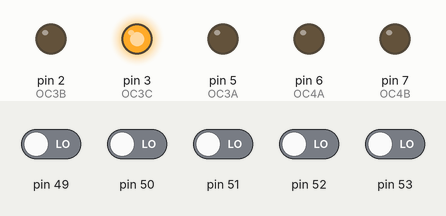
Simulated run of this sketch. Board: Arduino Mega 2560, built with avr-gcc and run on an emulated ATmega2560. Parts: output pins drawn as LEDs (lit = HIGH). The inputs (shaded band) are chosen by the test bench; at power-on: pin 49–53 LOW. What the sketch prints to the serial monitor is not drawn.

Above: at 0.05 s.
At 7.45 s:
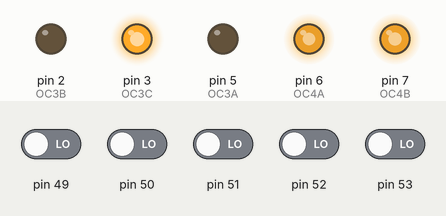
At 9.25 s:
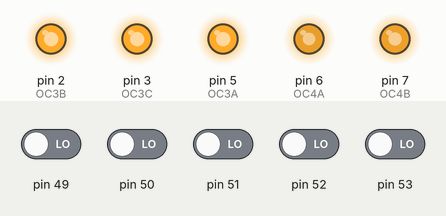
At 11.15 s:
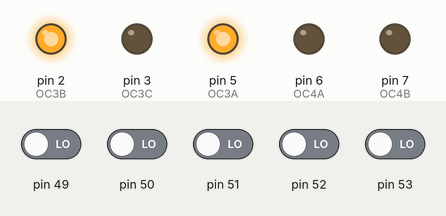
At 14.95 s:
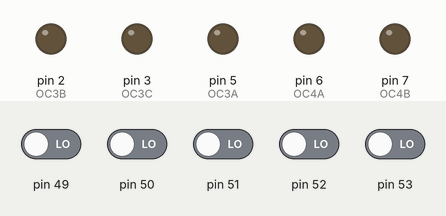
Timing chart, 0 to 19.5 s (numbered marks = the images above):
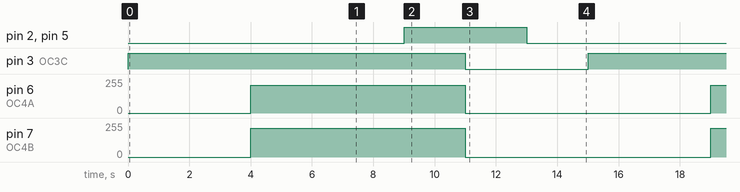

Measured:
- by itself, pin 2 (OC3B), pin 5 (OC3A): alternates HIGH for 4.0 s and LOW for 11.0 s
- by itself, pin 3 (OC3C): alternates HIGH for 11.0 s and LOW for 4.0 s
- by itself, pin 6 (OC4A): alternates 208/255 for 7.0 s and 0/255 for 8.0 s
- by itself, pin 7 (OC4B): alternates 217/255 for 7.0 s and 0/255 for 8.0 s

The sketch:

OnOffControl.ino
```cpp
int prescaler = 256; // Set this to match whatever prescaler value you set in CS registers below

// Initialize values for the PWM duty cycle set by pots
float potDC1 = 0;
float potDC2 = 0;
float potDC3 = 0;
float potDC4 = 0;
float potDC5 = 0;
int max = 100;
int delay_1 = 2000;

// Pin mapping (Arduino MEGA 2560):
// Timer3: OC3A=5, OC3B=2, OC3C=3
// Timer4: OC4A=6, OC4B=7
// Manual switches (digital): 49, 50, 51, 52, 53
// Pots (analog): A1-A5
// Pressure sensors (analog): A8-A12

void setup() {

  Serial.begin(9600);

  // Input pins for valve switches
  pinMode(49, INPUT);
  pinMode(50, INPUT);
  pinMode(51, INPUT);
  pinMode(52, INPUT);
  pinMode(53, INPUT);

  // Output pins for valve PWM
  pinMode(5, OUTPUT);  //OC3A
  pinMode(2, OUTPUT);  //OC3B
  pinMode(3, OUTPUT);  //OC3C
  pinMode(6, OUTPUT);  //OC4A
  pinMode(7, OUTPUT);  //OC4B

  int eightOnes = 255;  // 11111111 in binary

  // Set the eight bits in TCCR registers to 0
  TCCR3A &= ~eightOnes;
  TCCR3B &= ~eightOnes;
  TCCR4A &= ~eightOnes;
  TCCR4B &= ~eightOnes;

  // Set timer for phase and frequency-correct PWM with non-inverting output, prescaler = 256
  TCCR3A = _BV(COM3A1) | _BV(COM3B1) | _BV(COM3C1);
  TCCR3B = _BV(WGM33) | _BV(CS32);
  TCCR4A = _BV(COM4A1) | _BV(COM4B1);
  TCCR4B = _BV(WGM43) | _BV(CS42);
}

void pPWM(float pwmFreq, float pwmDC1, float pwmDC2, float pwmDC3, float pwmDC4, float pwmDC5) {

  // Set PWM frequency by adjusting ICR (top of triangle waveform)
  ICR3 = F_CPU / (prescaler * pwmFreq * 2);
  ICR4 = F_CPU / (prescaler * pwmFreq * 2);

  // Set duty cycles
  OCR3A = (ICR3 * (pwmDC1 * 0.01));
  OCR3B = (ICR3 * (pwmDC2 * 0.01));
  OCR3C = (ICR3 * (pwmDC3 * 0.01));
  OCR4A = (ICR4 * (pwmDC4 * 0.01));
  OCR4B = (ICR4 * (pwmDC5 * 0.01));
}

void loop() {

  potDC1 = 0;
  potDC2 = 0;
  potDC3 = 0;
  potDC4 = 0;
  potDC5 = 0;

  float potPWMfreq = 100.0;

  // If statements for manual switch override
  // Scale pot values to 0-100 range for use as PWM duty cycle percentage
  if (digitalRead(49) == HIGH) { potDC1 = analogRead(A1) * 100.0 / 1024.0; }
  if (digitalRead(50) == HIGH) { potDC2 = analogRead(A2) * 100.0 / 1024.0; }
  if (digitalRead(51) == HIGH) { potDC3 = analogRead(A3) * 100.0 / 1024.0; }
  if (digitalRead(52) == HIGH) { potDC4 = analogRead(A4) * 100.0 / 1024.0; }
  if (digitalRead(53) == HIGH) { potDC5 = analogRead(A5) * 100.0 / 1024.0; }

  // Print manual inputs
  Serial.print(potDC1);
  Serial.print("\n");
  Serial.print(potDC2);
  Serial.print("\n");
  Serial.print(potDC3);
  Serial.print("\n");
  Serial.print(potDC4);
  Serial.print("\n");
  Serial.print(potDC5);
  Serial.print("\n");

  // Update PWM outputs based on the above values from pots
  pPWM(potPWMfreq, potDC1, potDC2, potDC3, potDC4, potDC5);

  // Scale values from pot to 0-100, which gets used for frequency (Hz)
  // potPWMfreq = round(potPWMfreq / 5) * 5 - 1;
  // 1 to 91 Hz in increments of 5 (rounding helps to deal with noisy pot)

  int status = 0;
  // status = digitalRead(49) * digitalRead(50) * digitalRead(51) * digitalRead(52) * digitalRead(53);

  if (status == 0) {
    for (int n = 0; n <= 2; n++) {

      // Step 1
      potDC3 = max;
      pPWM(potPWMfreq, potDC1, potDC2, potDC3, potDC4, potDC5);
      delay(4000);

      // Step 2
      potDC4 = 82;
      potDC5 = 85;
      pPWM(potPWMfreq, potDC1, potDC2, potDC3, potDC4, potDC5);
      delay(delay_1 * 2.5);

      // Step 3
      potDC2 = max;
      potDC1 = max;
      pPWM(potPWMfreq, potDC1, potDC2, potDC3, potDC4, potDC5);
      delay(delay_1);

      // Step 4
      potDC4 = 0;
      potDC5 = 0;
      potDC3 = 0;
      pPWM(potPWMfreq, potDC1, potDC2, potDC3, potDC4, potDC5);
      delay(delay_1);

      // Step 5
      potDC2 = 0;
      potDC1 = 0;
      pPWM(potPWMfreq, potDC1, potDC2, potDC3, potDC4, potDC5);
      delay(delay_1);
    }
  }

  // Transfer function for sensor Honeywell ASDXRRX100PGAA5 (100 psi, 5V, A-calibration)
  // V_out = 0.8 * V_supply / (P_max - P_min) * (P_applied - P_min) + 0.1 * V_supply
  // Rearrange: P_applied = (V_out / V_supply - 0.1) * (P_max - P_min) / 0.8 + P_min
  // Read output voltages from sensors and convert to pressure readings in PSI
  float P1 = (analogRead(A8) / 1024.0 - 0.1) * 100.0 / 0.8;
  float P2 = (analogRead(A9) / 1024.0 - 0.1) * 100.0 / 0.8;
  float P3 = (analogRead(A10) / 1024.0 - 0.1) * 100.0 / 0.8;
  float P4 = (analogRead(A11) / 1024.0 - 0.1) * 100.0 / 0.8;
  float P5 = (analogRead(A12) / 1024.0 - 0.1) * 100.0 / 0.8;

  // Print pressure readings
  Serial.print(P1);
  Serial.print("\t");
  Serial.print(P2);
  Serial.print("\t");
  Serial.print(P3);
  Serial.print("\t");
  Serial.print(P4);
  Serial.print("\t");
  Serial.print(P5);
  Serial.print("\n");

  delay(100);
}
```
